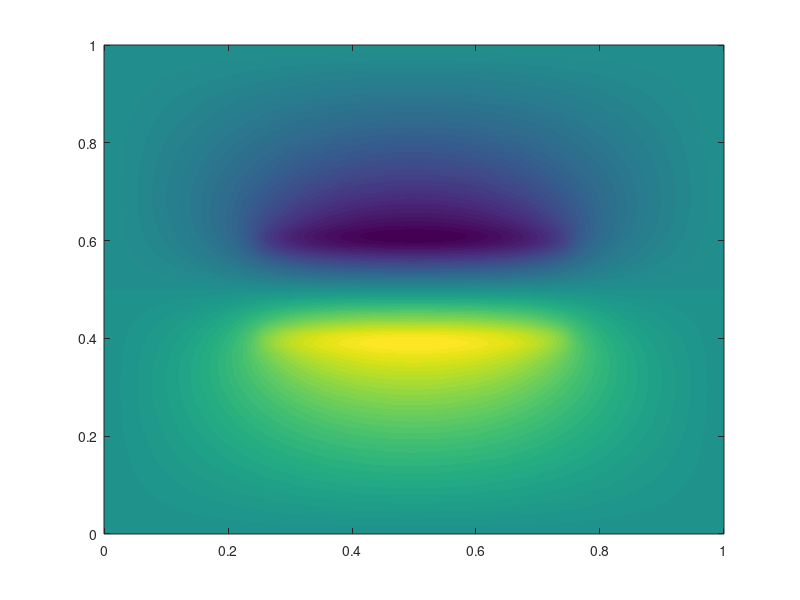
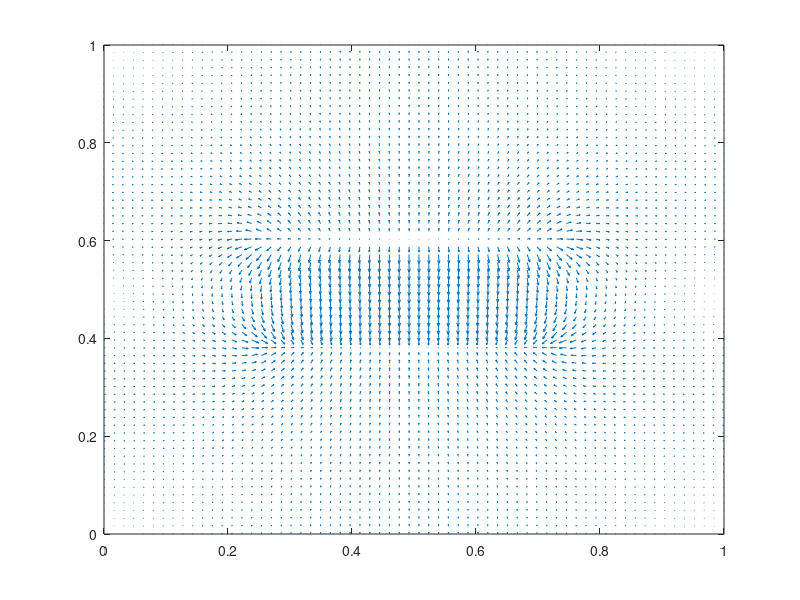

MATLAB code to generate these figures, in order:
%% Resolution des equations aux derievee partielles
%% Equation de poisson
%%
clc, clear all
    %Donnee du systeme
eps0=1;
rho0=1;
H=1024;
h = 6.626068e-34;
A=-1/4;
C=h^2/(4*eps0);

    %Creation des axes
x=0:H;
y=0:H;

rho=zeros(H);
rho(round(0.38*H):round(0.42*H),round(0.25*H):round(0.75*H))=rho0;
rho(round(0.58*H):round(0.62*H),round(0.25*H):round(0.75*H))=-rho0;



b=reshape(C*rho,H^2,1);
    %Creation de la matrice L
%L=(diag(ones(H^2,1))+diag(A*ones(H^2-1,1),-1)+diag(A*ones(H^2-1,1),1)...
% +diag(A*ones(H^2-H,1),-H)+diag(A*ones(H^2-H,1),H));
%L=sparse(L);
tic
un=ones(H^2,1);
L=spdiags([un*A un*A un un*A un*A],[-H -1 0 1 H],H^2,H^2);
toc

%tic
    %utile pour mesurer la duree prise pour la resolution de l'equation
z=L\b;
%toc

z=reshape(z,H,H);

clf
figure(1)
imagesc([0 1],[0 1], z)
axis xy

figure (2)
contour(0:1/(H-1):1,0:1/(H-1):1,z,10)
axis xy
hold on

%reduction = permet de diminuer le nombre de point pris pour ...
%la creation du champ de vecteurs electrique afin d'avoir ...
% un graphique plus lisible.

for i=1:4
    table=[1:2:length(z)];
    z(table,:)=[];
    z(:,table)=[];
end

[Ex,Ey]=gradient(z,0.05);
precision=length(z);
quiver(0:1/(precision-1):1,0:1/(precision-1):1,Ex,Ey)
axis ([0 1 0 1])